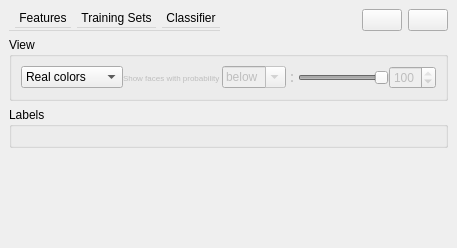
<?xml version="1.0" encoding="UTF-8"?>
<ui version="4.0">
 <class>Classification</class>
 <widget class="QDockWidget" name="Classification">
  <property name="geometry">
   <rect>
    <x>0</x>
    <y>0</y>
    <width>457</width>
    <height>248</height>
   </rect>
  </property>
  <property name="sizePolicy">
   <sizepolicy hsizetype="Preferred" vsizetype="Minimum">
    <horstretch>0</horstretch>
    <verstretch>0</verstretch>
   </sizepolicy>
  </property>
  <property name="windowTitle">
   <string>Classification</string>
  </property>
  <widget class="QWidget" name="dockWidgetContents">
   <layout class="QVBoxLayout" name="verticalLayout_2">
    <item>
     <layout class="QHBoxLayout" name="horizontalLayout">
      <item>
       <widget class="QMenuBar" name="menubar">
        <widget class="QMenu" name="features_menu">
         <property name="title">
          <string>Features</string>
         </property>
        </widget>
        <widget class="QMenu" name="training_menu">
         <property name="title">
          <string>Training Sets</string>
         </property>
        </widget>
        <widget class="QMenu" name="classifier_menu">
         <property name="title">
          <string>Classifier</string>
         </property>
        </widget>
        <addaction name="features_menu"/>
        <addaction name="training_menu"/>
        <addaction name="classifier_menu"/>
       </widget>
      </item>
      <item>
       <spacer name="horizontalSpacer_2">
        <property name="orientation">
         <enum>Qt::Horizontal</enum>
        </property>
        <property name="sizeHint" stdset="0">
         <size>
          <width>40</width>
          <height>20</height>
         </size>
        </property>
       </spacer>
      </item>
      <item>
       <widget class="QPushButton" name="help">
        <property name="text">
         <string/>
        </property>
        <property name="icon">
         <iconset resource="../../Polyhedron_3.qrc">
          <normaloff>:/cgal/icons/resources/help_button.png</normaloff>:/cgal/icons/resources/help_button.png</iconset>
        </property>
       </widget>
      </item>
      <item>
       <widget class="QPushButton" name="close">
        <property name="text">
         <string/>
        </property>
        <property name="icon">
         <iconset resource="../../Polyhedron_3.qrc">
          <normaloff>:/cgal/icons/check-off.png</normaloff>:/cgal/icons/check-off.png</iconset>
        </property>
       </widget>
      </item>
     </layout>
    </item>
    <item>
     <widget class="QGroupBox" name="view">
      <property name="title">
       <string>View</string>
      </property>
      <layout class="QHBoxLayout" name="horizontalLayout_3">
       <item>
        <layout class="QHBoxLayout" name="horizontalLayout_2">
         <property name="spacing">
          <number>7</number>
         </property>
         <property name="sizeConstraint">
          <enum>QLayout::SetDefaultConstraint</enum>
         </property>
         <item>
          <layout class="QHBoxLayout" name="horizontalLayout_4">
           <property name="spacing">
            <number>0</number>
           </property>
           <item>
            <widget class="QComboBox" name="display">
             <property name="currentIndex">
              <number>0</number>
             </property>
             <item>
              <property name="text">
               <string>Real colors</string>
              </property>
             </item>
             <item>
              <property name="text">
               <string>Classification</string>
              </property>
             </item>
             <item>
              <property name="text">
               <string>Training sets</string>
              </property>
             </item>
            </widget>
           </item>
           <item>
            <widget class="QLabel" name="label">
             <property name="enabled">
              <bool>false</bool>
             </property>
             <property name="sizePolicy">
              <sizepolicy hsizetype="Preferred" vsizetype="Preferred">
               <horstretch>0</horstretch>
               <verstretch>0</verstretch>
              </sizepolicy>
             </property>
             <property name="font">
              <font>
               <pointsize>6</pointsize>
              </font>
             </property>
             <property name="text">
              <string>Show faces with probability </string>
             </property>
            </widget>
           </item>
           <item>
            <widget class="QComboBox" name="ShowMode">
             <property name="enabled">
              <bool>false</bool>
             </property>
             <property name="sizePolicy">
              <sizepolicy hsizetype="Minimum" vsizetype="Fixed">
               <horstretch>0</horstretch>
               <verstretch>0</verstretch>
              </sizepolicy>
             </property>
             <property name="editable">
              <bool>true</bool>
             </property>
             <property name="currentText">
              <string>below</string>
             </property>
             <property name="currentIndex">
              <number>0</number>
             </property>
             <property name="maxVisibleItems">
              <number>2</number>
             </property>
             <item>
              <property name="text">
               <string>below</string>
              </property>
             </item>
             <item>
              <property name="text">
               <string>above</string>
              </property>
             </item>
            </widget>
           </item>
           <item>
            <widget class="QLabel" name="label_2">
             <property name="enabled">
              <bool>false</bool>
             </property>
             <property name="text">
              <string>：</string>
             </property>
            </widget>
           </item>
           <item>
            <widget class="QSlider" name="ProbThreshold">
             <property name="enabled">
              <bool>false</bool>
             </property>
             <property name="sizePolicy">
              <sizepolicy hsizetype="Expanding" vsizetype="Fixed">
               <horstretch>0</horstretch>
               <verstretch>0</verstretch>
              </sizepolicy>
             </property>
             <property name="maximum">
              <number>100</number>
             </property>
             <property name="singleStep">
              <number>10</number>
             </property>
             <property name="value">
              <number>100</number>
             </property>
             <property name="sliderPosition">
              <number>100</number>
             </property>
             <property name="orientation">
              <enum>Qt::Horizontal</enum>
             </property>
            </widget>
           </item>
           <item>
            <widget class="QSpinBox" name="ProbThresholdSpinBox">
             <property name="enabled">
              <bool>false</bool>
             </property>
             <property name="sizePolicy">
              <sizepolicy hsizetype="Minimum" vsizetype="Fixed">
               <horstretch>0</horstretch>
               <verstretch>0</verstretch>
              </sizepolicy>
             </property>
             <property name="maximum">
              <number>100</number>
             </property>
             <property name="value">
              <number>100</number>
             </property>
            </widget>
           </item>
          </layout>
         </item>
        </layout>
       </item>
      </layout>
     </widget>
    </item>
    <item>
     <widget class="QGroupBox" name="frame">
      <property name="sizePolicy">
       <sizepolicy hsizetype="Preferred" vsizetype="Preferred">
        <horstretch>0</horstretch>
        <verstretch>0</verstretch>
       </sizepolicy>
      </property>
      <property name="title">
       <string>Labels</string>
      </property>
      <layout class="QVBoxLayout" name="verticalLayout">
       <item>
        <layout class="QGridLayout" name="labelGrid">
         <property name="sizeConstraint">
          <enum>QLayout::SetDefaultConstraint</enum>
         </property>
        </layout>
       </item>
      </layout>
     </widget>
    </item>
    <item>
     <spacer name="verticalSpacer">
      <property name="orientation">
       <enum>Qt::Vertical</enum>
      </property>
      <property name="sizeHint" stdset="0">
       <size>
        <width>20</width>
        <height>40</height>
       </size>
      </property>
     </spacer>
    </item>
   </layout>
  </widget>
 </widget>
 <resources>
  <include location="../../Polyhedron_3.qrc"/>
 </resources>
 <connections/>
</ui>
